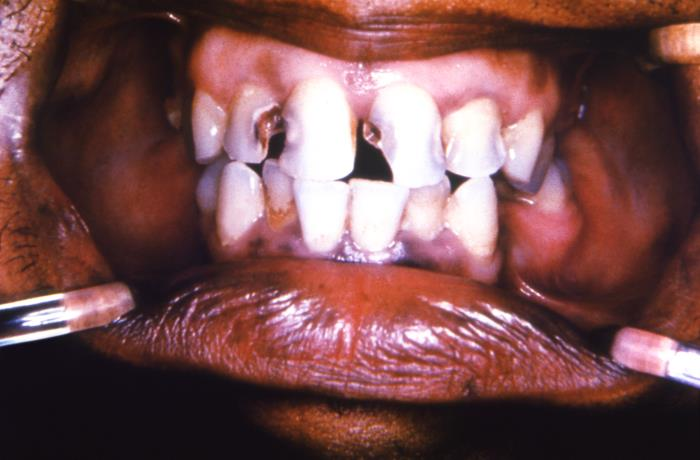
#> input picture tests/fixtures/dental-intraoral/cdc-19463.jpg, 700 x 460 px
$ python -i dental_intraoral.py   (imports and definitions only)   (older library calls are emulated)
#> lines starting #> are read from the running program, lines starting #| are printed output that depends on the picture; after the words box and inside, x2 and y2 are one past the last pixel; in counts of white or black regions, pixels touching at a corner belong together
#> further down, picture is the input picture: shape (460, 700, 3); mean B, G, R 78.8, 78.1, 119.3
"""Conservative visible-crown topology for uploads without facial landmarks.

Colour proposes pixels, never a mouth. Admission requires several separately
bounded, convex crowns in a coherent row, real image edges, neighbouring
gingival tissue and an opposed dark oral boundary. No detector predictions,
user checkbox, filename or synthetic facial landmarks establish this region.
"""
import cv2
import numpy as np
from scipy import ndimage
from skimage.segmentation import watershed


def intraoral_region(image):
    h, w = image.shape[:2]
    scale = min(1., 768 / max(h, w))
    small = cv2.resize(image, None, fx=scale, fy=scale, interpolation=cv2.INTER_AREA) if scale < 1 else image
    sh, sw = small.shape[:2]
    gray = cv2.cvtColor(small, cv2.COLOR_BGR2GRAY)
    hsv = cv2.cvtColor(small, cv2.COLOR_BGR2HSV)
#> hsv: shape (460, 700, 3); mean H, S, V 85.1, 108.5, 119.8
    b, g, r = [small[:, :, i].astype(np.float32) for i in range(3)]
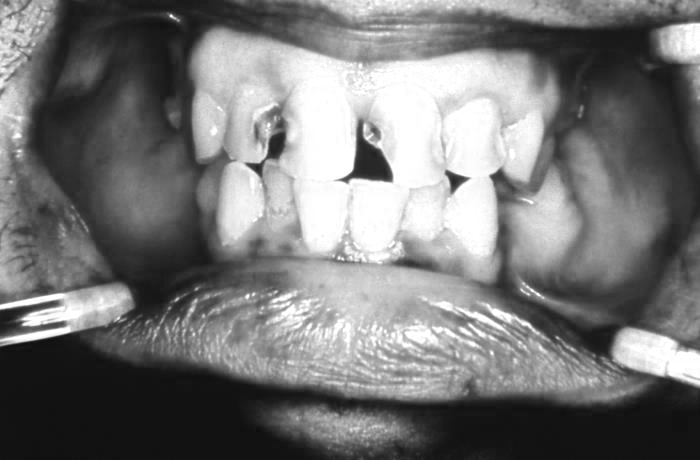
#> r: shape (460, 700) float32; min 9, max 255, mean 119.3
    enamel = ((hsv[:, :, 1] < 110) & (gray > 100)).astype(np.uint8)
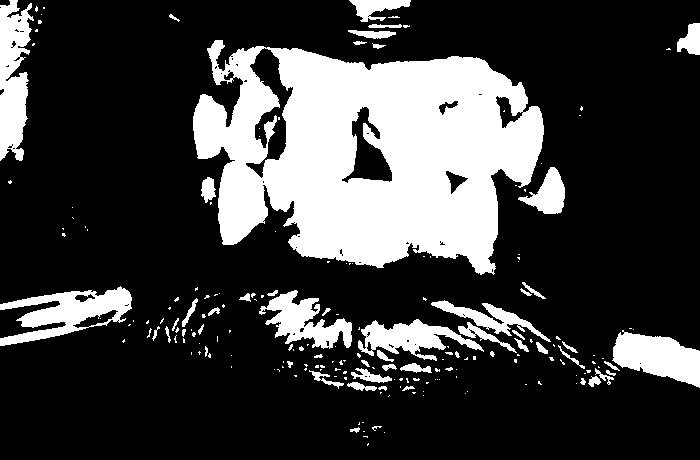
#> enamel: shape (460, 700); values 0 (black) and 1 (white), 24% white; 199 white regions (143 under 20 px), largest, box (x1, y1, x2, y2) and area: (193, 40, 544, 275) 53767, (0, 0, 34, 161) 3703, (0, 286, 132, 346) 3625
    enamel = cv2.morphologyEx(enamel, cv2.MORPH_OPEN, np.ones((3, 3), np.uint8))
#> enamel: shape (460, 700); values 0 (black) and 1 (white), 23.3% white; 91 white regions (43 under 20 px), largest, box (x1, y1, x2, y2) and area: (193, 40, 544, 274) 53374, (0, 0, 33, 160) 3548, (0, 287, 132, 346) 3515
    gingiva = (r > g * 1.12) & (hsv[:, :, 1] > 55) & (gray > 35)
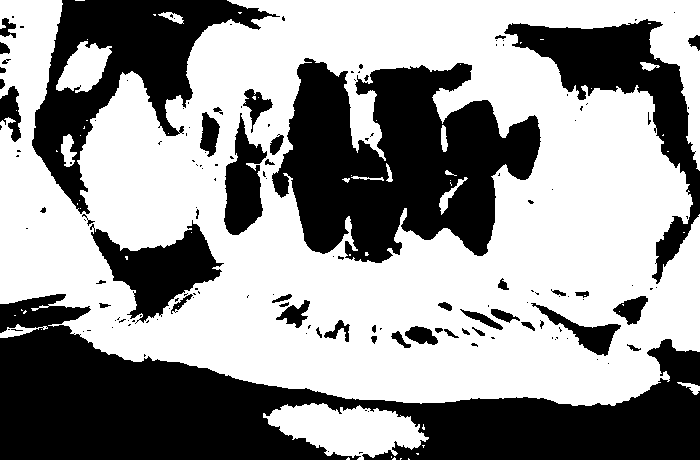
#> gingiva: shape (460, 700) bool; 58.9% white; 156 black regions (107 under 20 px), largest, box (x1, y1, x2, y2) and area: (0, 294, 700, 460) 52975, (272, 58, 541, 263) 33807, (32, 0, 280, 214) 17354
    gradient = np.hypot(cv2.Sobel(gray.astype(np.float32), cv2.CV_32F, 1, 0),
                        cv2.Sobel(gray.astype(np.float32), cv2.CV_32F, 0, 1)) / 4
    # Image-supported interproximal edges separate touching crowns when a
    # closed bite has no dark gap large enough to split the colour proposal.
    core = (enamel.astype(bool) & (gradient < 12)).astype(np.uint8)
#> core: shape (460, 700); values 0 (black) and 1 (white), 13.1% white; 726 white regions (665 under 20 px), largest, box (x1, y1, x2, y2) and area: (264, 49, 528, 250) 21001, (445, 101, 505, 254) 5188, (227, 164, 261, 237) 1557
    distance = cv2.GaussianBlur(cv2.distanceTransform(core, cv2.DIST_L2, 5), (0, 0), 1)
    maxima = (distance == cv2.dilate(distance, np.ones((15, 15), np.uint8))) & (distance > max(3, distance.max() * .18))
#> maxima: shape (460, 700) bool; 0.01% white in thin lines or dots, all inside (x1, y1, x2, y2) = (207, 42, 700, 367)
    markers, count = ndimage.label(maxima)
#> markers: shape (460, 700) int32; 40 distinct labels, from 0 to 39
#> count = 39
    # Bound both watershed work and subsequent pairwise geometry checks.
    if count < 3 or count > 128:
        return None
    labels = watershed(gradient / 255, markers, mask=enamel > 0, compactness=.002)
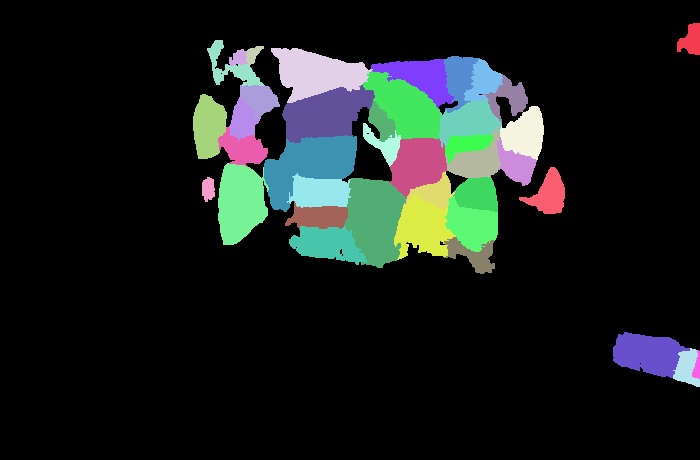
#> labels: shape (460, 700) int32; 40 distinct labels, from 0 to 39; one colour per label, 0 black
    crowns = []
    for label in range(1, count + 1):
        contours, _ = cv2.findContours((labels == label).astype(np.uint8), cv2.RETR_EXTERNAL, cv2.CHAIN_APPROX_SIMPLE)
        if not contours:
            continue
        contour = max(contours, key=cv2.contourArea)
        area = cv2.contourArea(contour)
        x, y, cw, ch = cv2.boundingRect(contour)
        if (area < max(120, sh * sw * .0008) or area > sh * sw * .12
                or not .4 < cw / max(ch, 1) < 1.8 or area / (cw * ch) > .94
                or x == 0 or y == 0 or x + cw >= sw or y + ch >= sh):
            continue
        if area / max(cv2.contourArea(cv2.convexHull(contour)), 1) < .8:
            continue
        if len(cv2.approxPolyDP(contour, .01 * cv2.arcLength(contour, True), True)) < 5:
            continue  # Rectangular wall/window patches are not crowns.
        mask = np.zeros((sh, sw), np.uint8)
        cv2.fillPoly(mask, [contour], 1)
        ring = (cv2.dilate(mask, np.ones((7, 7), np.uint8)) - mask) > 0
        boundary = (mask - cv2.erode(mask, np.ones((3, 3), np.uint8))) > 0
        edge_support = float((gradient[boundary] > 8).mean())
        gum_support = float(gingiva[ring].mean())
        if edge_support < .45 or gum_support < .12:
            continue  # Watershed partitions must have actual photographic edges.
        crowns.append(dict(label=label, x=x, y=y, w=cw, h=ch, cx=x+cw/2, cy=y+ch/2,
                           contour=contour, edge=edge_support, gum=gum_support))
#> this loop made 39 passes
#> (area, x, y, cw, ch) on passes 1 to 8: (451, 677, 23, 23, 32), (184.5, 229, 49, 19, 17), (163.5, 246, 46, 18, 19), (3099.5, 271, 48, 102, 55), (765.5, 207, 40, 57, 46), (1077, 444, 56, 36, 57), (1800.5, 371, 59, 83, 50), (882.5, 464, 59, 39, 43)
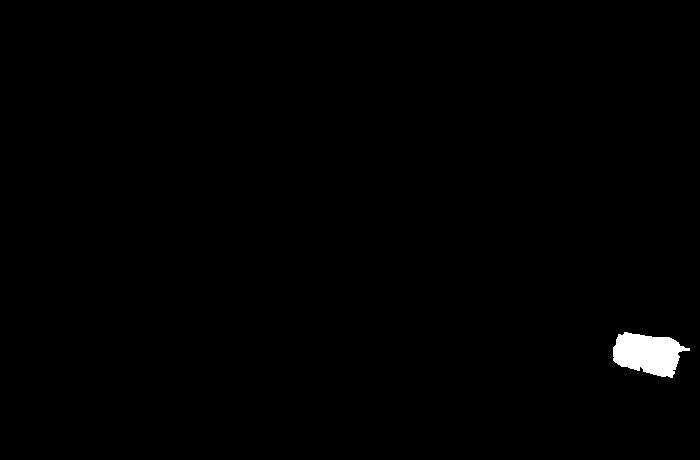
#> mask: shape (460, 700); values 0 (black) and 1 (white), 0.72% white; 1 white region, box (x1, y1, x2, y2) and area: (613, 332, 690, 378) 2329
#> after the loop, crowns = 13 items
    accepted = set()
    for sign in (-1, 1):
        nodes = list(range(len(crowns)))
        groups = []
        while nodes:
            group = [nodes.pop()]
            for i in group:
                a = crowns[i]
                for j in nodes[:]:
                    b = crowns[j]
                    dx, dy = abs(a['cx']-b['cx']), abs(a['cy']-b['cy'])
                    if (.35*(a['w']+b['w']) < dx < .85*(a['w']+b['w'])
                            and dy < .5*min(a['h'], b['h'])
                            and max(a['h'], b['h']) < 2.5*min(a['h'], b['h'])):
                        nodes.remove(j)
                        group.append(j)
            groups.append(group)
        for group in groups:
            if len(group) < 3:
                continue
            selected = [crowns[i] for i in group]
            span = max(c['x']+c['w'] for c in selected)-min(c['x'] for c in selected)
            x0=min(c['x'] for c in selected);x1=max(c['x']+c['w'] for c in selected)
            y0=min(c['y'] for c in selected);y1=max(c['y']+c['h'] for c in selected)
            height=float(np.median([c['h'] for c in selected]))
            if span / scale < 100 or span < (y1-y0)*1.3:
                continue
            # Confirm an oral-space band across the *row*, opposite tissue.
            # A stain/reflectance split within one crown must not require a
            # separate dark opening beside that artificial watershed partition.
            above=(max(0,int(y0-height*.8)),min(sh,int(y0+height*.2)))
            below=(max(0,int(y1-height*.2)),min(sh,int(y1+height*.8)))
            oral,tissue=(above,below) if sign<0 else (below,above)
            dark=gray[oral[0]:oral[1],x0:x1]<90
            tissue_pixels=gingiva[tissue[0]:tissue[1],x0:x1]
            if not dark.size or not tissue_pixels.size or tissue_pixels.mean()<.15:
                continue
            # Several consecutive rows, not an isolated dark speck.
            dark_rows=dark.mean(axis=1)>=.4
            runs,_=ndimage.label(dark_rows)
            longest=max(np.bincount(runs)[1:],default=0)
            if longest>=max(2,height*.1):
                accepted.update(group)
#> this loop made 2 passes
#> after the loop, accepted = 6 items
    if not accepted:
        return None
    # Only the supported row and its immediate margin, never a rectangular
    # full-photo colour cluster or unrelated bright background.
    region = np.zeros((sh, sw), np.uint8)
    for i in accepted:
        cv2.fillPoly(region, [crowns[i]['contour']], 1)
#> this loop made 6 passes
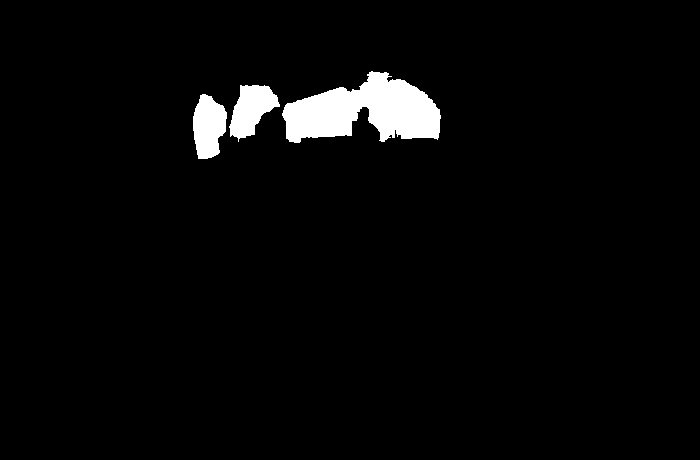
#> region: shape (460, 700); values 0 (black) and 1 (white), 3.2% white; 3 white regions, box (x1, y1, x2, y2) and area: (282, 71, 441, 143) 7073, (229, 85, 280, 142) 1658, (193, 94, 227, 159) 1638
    radius = max(2, int(np.median([crowns[i]['h'] for i in accepted]) * .12))
#> radius = 6
    region = cv2.dilate(region, cv2.getStructuringElement(cv2.MORPH_ELLIPSE, (radius*2+1, radius*2+1)))
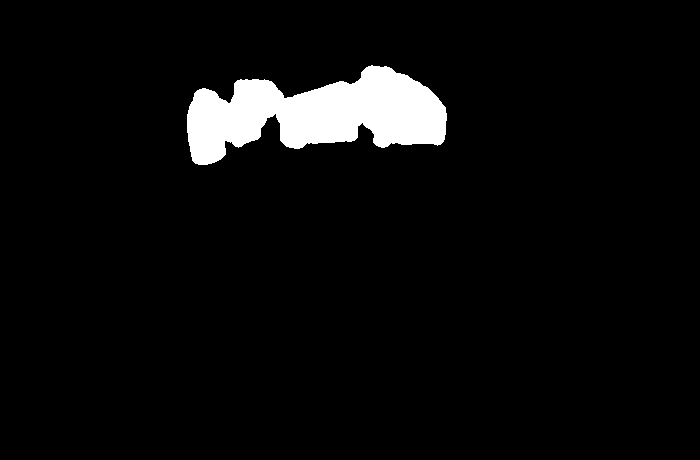
#> region: shape (460, 700); values 0 (black) and 1 (white), 4.7% white; 1 white region, box (x1, y1, x2, y2) and area: (187, 65, 447, 165) 15250
    mouth = cv2.resize(region, (w, h), interpolation=cv2.INTER_NEAREST) > 0
    evidence = dict(version='visible-crown-topology-v1', crownCount=len(accepted),
                    minBoundarySupport=min(crowns[i]['edge'] for i in accepted),
                    minGingivalSupport=min(crowns[i]['gum'] for i in accepted),
                    opposedOralBoundary=True, analysisScale=scale)
#> evidence = {'version': 'visible-crown-topology-v1', 'crownCount': 6, 'minBoundarySupport': 0.505, 'minGingivalSupport': 0.263, 'opposedOralBoundary': True, 'analysisScale': 1}
    return mouth, evidence

>>> import cv2
>>> picture = cv2.imread('../../tests/fixtures/dental-intraoral/cdc-19463.jpg')
>>> result = intraoral_region(picture)

$ run again, on tests/fixtures/dental-intraoral/cdc-19464.jpg
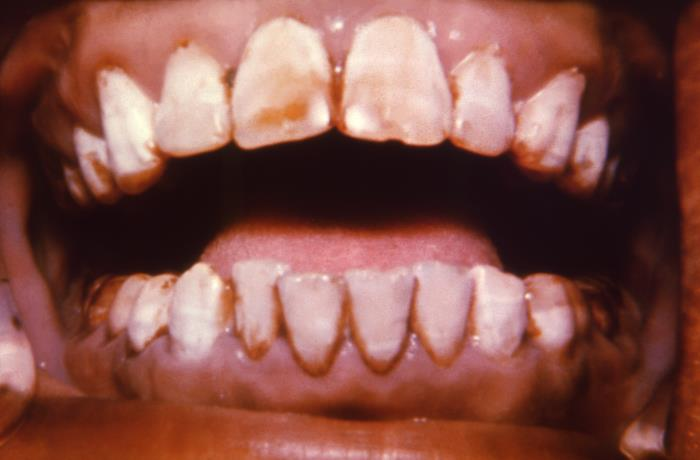
#> input picture tests/fixtures/dental-intraoral/cdc-19464.jpg, 700 x 460 px
#> picture is the input picture: shape (460, 700, 3); mean B, G, R 73.8, 82.5, 134.5
#> hsv: shape (460, 700, 3); mean H, S, V 56.4, 138.1, 134.5
#> gingiva: shape (460, 700) bool; 60.6% white; 67 black regions (38 under 20 px), largest, box (x1, y1, x2, y2) and area: (0, 0, 700, 456) 76703, (80, 56, 227, 171) 8674, (348, 22, 450, 127) 5846
#> core: shape (460, 700); values 0 (black) and 1 (white), 24.6% white; 129 white regions (97 under 20 px), largest, box (x1, y1, x2, y2) and area: (101, 0, 513, 170) 24697, (347, 241, 522, 358) 11274, (344, 18, 450, 143) 9806
#> maxima: shape (460, 700) bool; 0.02% white in thin lines or dots, all inside (x1, y1, x2, y2) = (0, 0, 594, 375)
#> markers: shape (460, 700) int32; 74 distinct labels, from 0 to 73
#> count = 73
#> in intraoral_region, `labels = watershed(gradient / 255, markers, mask=enamel > 0, compactne..`:
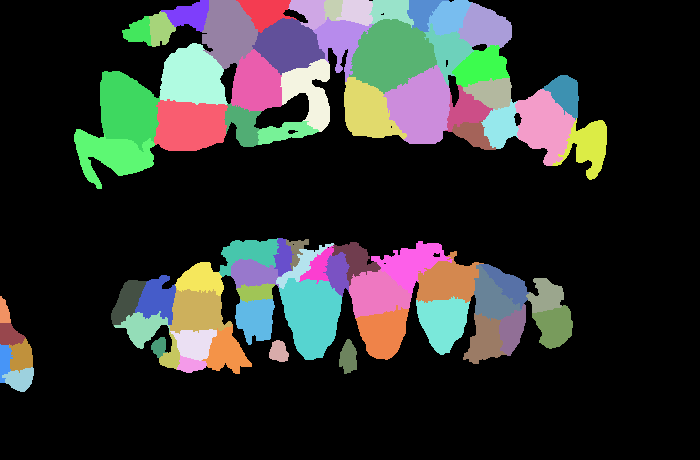
#> labels: shape (460, 700) int32; 74 distinct labels, from 0 to 73; one colour per label, 0 black
#> the loop in intraoral_region, `for label in range(1, count + 1):` made 73 passes
#> (area, x, y, cw, ch) on passes 1 to 8: (978.5, 236, 0, 61, 33), (670.5, 288, 0, 38, 30), (290.5, 324, 0, 19, 21), (646, 336, 0, 37, 26), (724.5, 369, 0, 45, 28), (623.5, 407, 0, 42, 32), (800.5, 161, 0, 48, 32), (975, 427, 0, 45, 36)
#> after the loop in intraoral_region, `for label in range(1, count + 1):`: crowns = 30 items
#> after the loop in intraoral_region, `for sign in (-1, 1):`: accepted = 9 items
#> the loop in intraoral_region, `for i in accepted:` made 9 passes
#> i on passes 1 to 8: 4, 5, 9, 13, 17, 18, 19, 20
#> radius = 6
#> in intraoral_region, `region = cv2.dilate(region, cv2.getStructuringElement(cv2.MORPH_ELLIPS..`:
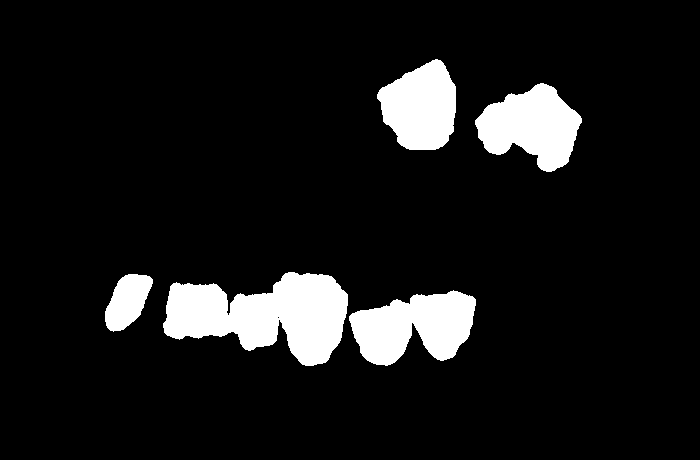
#> region: shape (460, 700); values 0 (black) and 1 (white), 9.3% white; 5 white regions, box (x1, y1, x2, y2) and area: (163, 272, 348, 366) 10779, (349, 290, 476, 366) 6348, (475, 83, 582, 172) 5891, (377, 59, 456, 150) 5220, (105, 274, 153, 332) 1801
#> evidence = {'version': 'visible-crown-topology-v1', 'crownCount': 9, 'minBoundarySupport': 0.496, 'minGingivalSupport': 0.482, 'opposedOralBoundary': True, 'analysisScale': 1}
